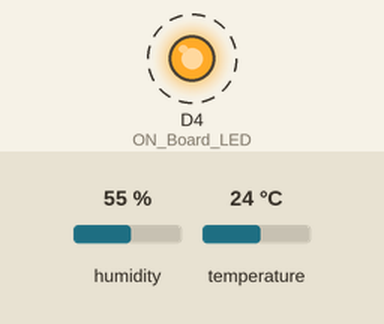
Bench run of a sketch on a simulated ESP8266 (NodeMCU). On the bench: output pins drawn as LEDs (lit = HIGH). Dashed ring = blinking. The test bench sets the inputs (shaded band); at power-on: humidity 55 %, temperature 24 °C. WiFi joins after 1.5 s; servers stay silent unless stated.

Above: at 2.71 s.
Timing chart, 0 to 5.6 s (numbered marks = the images above):
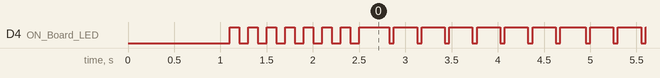

Measured:
- by itself, D4 (ON_Board_LED): goes 6 × (LOW 0.10 s, HIGH 0.10 s), LOW 0.10 s, HIGH 0.32 s, 419 × (LOW 0.05 s, HIGH 0.25 s), LOW 0.05 s, then HIGH

The sketch:

GreenHouseIOTSensor.ino
```cpp
#include <ESP8266WiFi.h>
#include "DHT.h"

#define WIFI_SSID "SensorNET"
#define WIFI_PASSWORD "12345678"

#define HOSTNAME "green-iot-api.herokuapp.com"
#define HTTPS_PORT 443
#define DHTPIN D1 //--> DHT11 sensor output is connected to PIN D1 on NodeMCU
#define DHTTYPE DHT11 //--> DHT sensor type declaration

WiFiClientSecure client;
DHT dht(DHTPIN, DHTTYPE);
//----------------------------------------

//----------------------------------------Variable declaration of temperature and humidity
int t;
String url;

#define ON_Board_LED D4  //--> GPIO2=D4. Defining an On Board LED, used for indicators when the process of connecting to a wifi router

//========================================================================VOID SETUP
void blinkLED(){
  digitalWrite(D4, LOW);
  delay(50);
  digitalWrite(D4, HIGH);
  delay(50);
}

void setup() {

  dht.begin(); //--> Starting the DHT11 library

  delay(1000);

  pinMode(ON_Board_LED,OUTPUT); //--> On Board LED port Direction output
  digitalWrite(ON_Board_LED, HIGH); //--> Turn off Led On Board

  //----------------------------------------The process of connecting nodemcu esp8266 to a WiFi router or AP

  WiFi.begin(WIFI_SSID, WIFI_PASSWORD);
  while (WiFi.status() != WL_CONNECTED)
  {
    digitalWrite(ON_Board_LED, LOW);
    delay(100);
    digitalWrite(ON_Board_LED, HIGH);
    delay(100);
  }

  digitalWrite(ON_Board_LED, HIGH); //--> Turn off the On Board LED when it is connected to the wifi router.
  client.setInsecure();
}
//========================================================================

//========================================================================VOID LOOP
void loop() {
  // Read temperature as Celsius (the default)
  t = dht.readTemperature();

  if (!isnan(t)){
    if (client.connect(HOSTNAME, HTTPS_PORT)) {

            url="/api?temperature="+String(t);

            client.print(
                      String("GET ") + url + " HTTP/1.1\r\n" +
                      "Host: " + HOSTNAME + "\r\n" +
                      "Connection: close\r\n\r\n");
    }
  }
  blinkLED();
}
```
